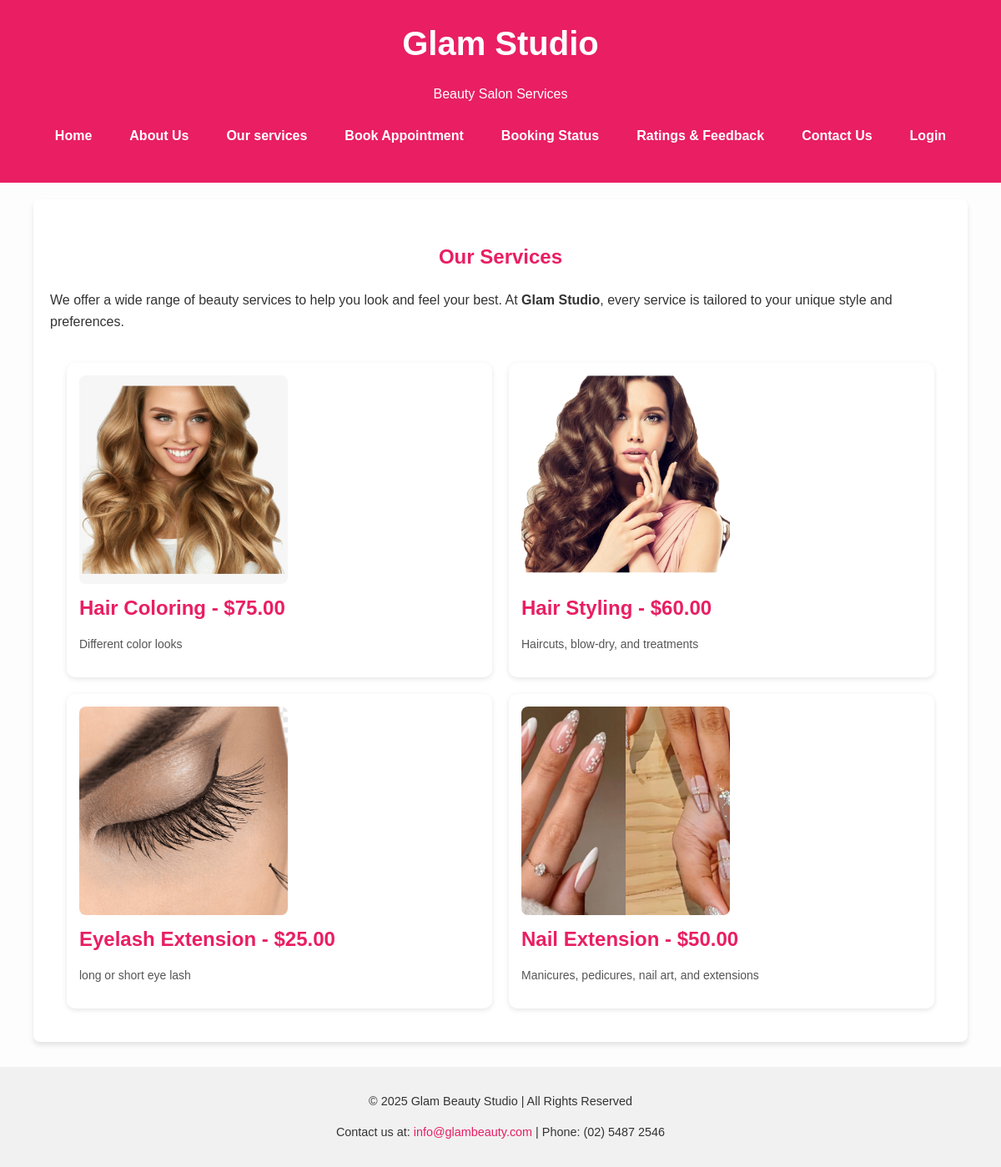
Page /our-services.php on the committed database.
### tables this page shows
CREATE TABLE services (
    id INT AUTO_INCREMENT PRIMARY KEY,
    name VARCHAR(100),
    description TEXT,
    price DECIMAL(10,2),
    image VARCHAR(255) Not Null
);

### our-services.php (the view, shortened to what this page needs)
<?php include 'config.php';
$sql = "SELECT name, description, price, image FROM services";
$result = $conn->query($sql);
?>
<?php include 'header.php'; ?>
  <main>
    <div class="container">
      <h2 class="center-text">Our Services</h2>
      <p>
        We offer a wide range of beauty services to help you look and feel your best.
        At <strong>Glam Studio</strong>, every service is tailored to your unique style
        and preferences.
      </p>
      <div class="services-container">
        <?php
        if ($result->num_rows > 0) {
          while ($row = $result->fetch_assoc()) {
            echo '
            <div class="services-card">
              <a href="book-appointment.php">
                <img src="' . htmlspecialchars($row['image']) . '" alt="' . htmlspecialchars($row['name']) . '">
              </a>
                <h2>' . htmlspecialchars($row['name']) . ' - $' . htmlspecialchars($row['price']) . '</h2>
              <p>' . htmlspecialchars($row['description']) . '</p>
            </div>';
          }
        } else {
          echo "<p>No services available at the moment.</p>";
        }
        ?>
      </div>
    </div>
  </main>
<?php include 'footer.php'; ?>

### style.css (style rules this page uses)
body { font-family: Arial, sans-serif; margin: 0; padding: 0; line-height: 1.6; background-color: #fdfdfd; color: #333; }
.container { width: 90%; max-width: 1100px; margin: 20px auto; padding: 20px; background: #fff; border-radius: 8px; box-shadow: 0px 4px 6px rgba(0,0,0,0.1); }
h2 { color: #e91e63; margin-top: 30px; }
.center-text { text-align: center; }
.services-container { display: grid; grid-template-columns: repeat(2, 1fr); gap: 20px; padding: 20px; }
.services-card { background: #fff; border-radius: 10px; box-shadow: 0 2px 6px rgba(0,0,0,0.1); padding: 15px; text-align: center; transition: transform 0.3s; }
.services-card img { width: 250px; height: 250px; object-fit: cover; border-radius: 8px; display: block; }
.services-card h2 { text-align: left; margin: 10px 0; color: #e91e63; }
.services-card p { text-align: left; color: #555; font-size: 14px; line-height: 1.5; }

### rows in the picture
services: shows a picture, name "Hair Coloring", price "75.00", description "Different color looks"
services: shows a picture, name "Hair Styling", price "60.00", description "Haircuts, blow-dry, and treatments"
services: shows a picture, name "Eyelash Extension", price "25.00", description "long or short eye lash"
services: shows a picture, name "Nail Extension", price "50.00", description "Manicures, pedicures, nail art, and extensions"
